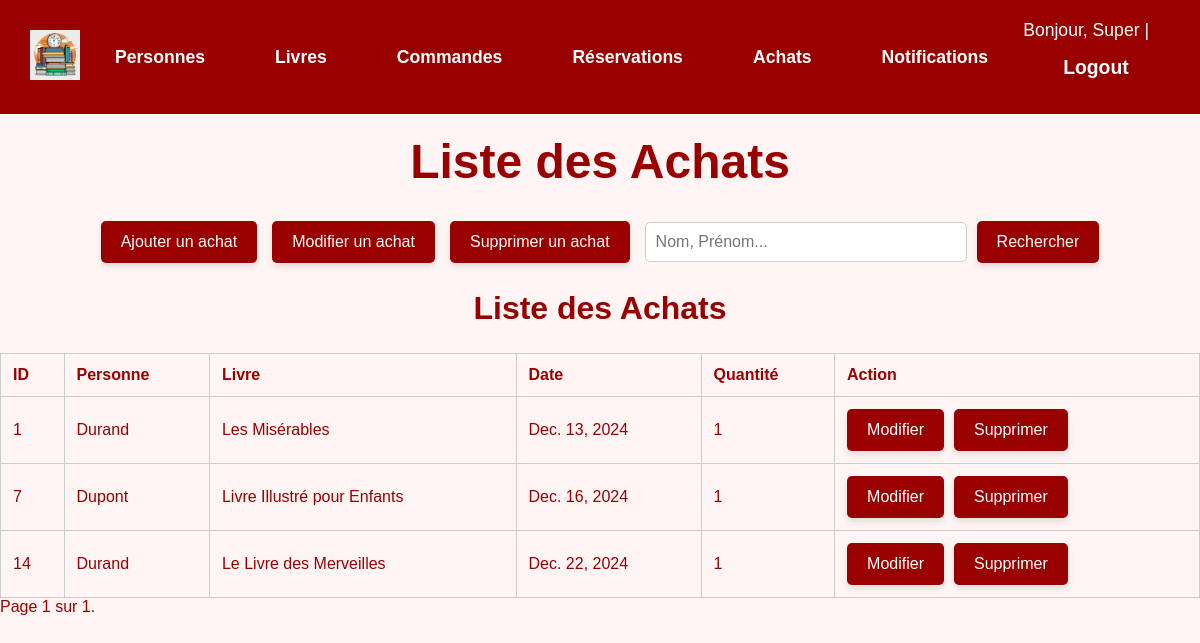
The page /achats/ (signed in) on the database as committed earlier.
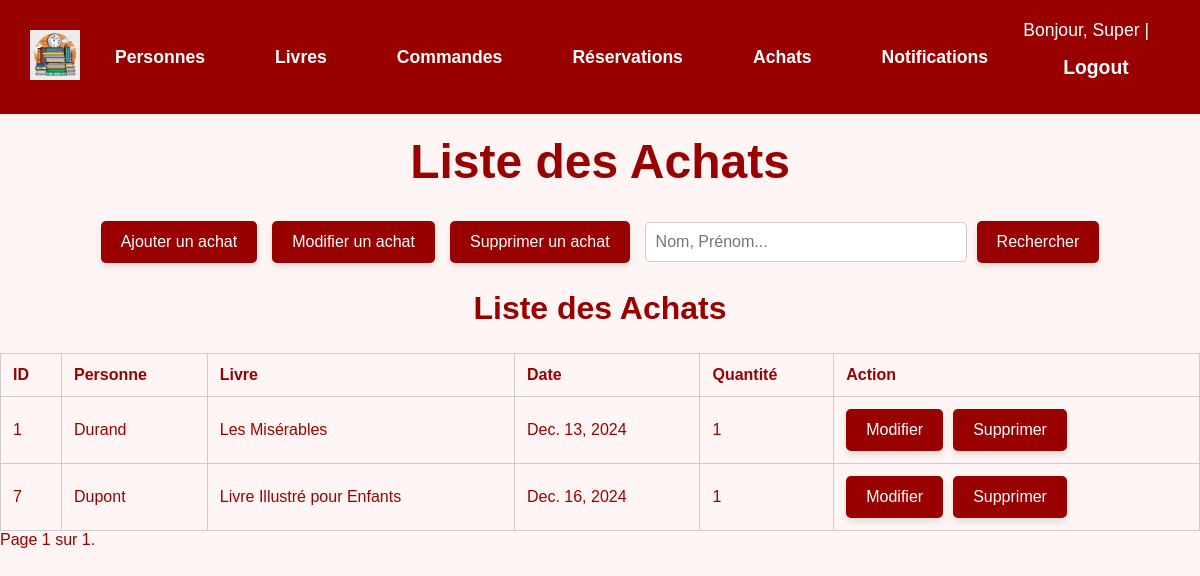
The same page on the database as committed later.
### gui/models.py (models this page shows, shortened)
class Achat(models.Model):
    personne = models.ForeignKey(Personne, on_delete=models.CASCADE)
    livre = models.ForeignKey(Livre, on_delete=models.CASCADE)
    date_achat = models.DateField(default=datetime.date.today)
    quantite = models.PositiveIntegerField()
    class Meta:
        db_table = 'Achat'

class Personne(AbstractBaseUser, PermissionsMixin):
    nom = models.CharField(max_length=100)
    prenom = models.CharField(max_length=100)
    date_naissance = models.DateField()
    telephone = models.CharField(max_length=15)
    email = models.EmailField(max_length=50, primary_key=True)
    date_creation = models.DateField(auto_now_add=True)
    solde = models.DecimalField(max_digits=10, decimal_places=2, default=0)
    adresse = models.ForeignKey('Adresse', on_delete=models.CASCADE)
    role = models.ForeignKey('Role', on_delete=models.CASCADE)
    is_active = models.BooleanField(default=True)
    is_staff = models.BooleanField(default=False)
    is_superuser = models.BooleanField(default=False)
    objects = PersonneManager()
    USERNAME_FIELD = 'email'
    REQUIRED_FIELDS = ['nom', 'prenom']
    class Meta:
        db_table = 'Personne'

class Livre(models.Model):
    isbn13 = models.CharField(max_length=13, primary_key=True)
    titre = models.CharField(max_length=255)
    type = models.CharField(max_length=50, blank=True, null=True)
    genre_litteraire = models.CharField(max_length=100,blank=True, null=True)
    sous_genre = models.CharField(max_length=100,blank=True, null=True)
    langue = models.CharField(max_length=50,blank=True, null=True)
    format = models.CharField(max_length=50,blank=True, null=True)
    nombre_pages = models.IntegerField(blank=True,null=True)
    dimensions = models.CharField(max_length=50,blank=True,null=True)
    date_parution = models.DateField(blank=True,null=True)
    localisation = models.CharField(max_length=100,blank=True,null=True)
    synopsis = models.TextField(blank=True,null=True)
    prix = models.DecimalField(max_digits=10, decimal_places=2, default=Decimal('0.00'))
    url_reference = models.URLField(blank=True, null=True)
    quantite_disponible = models.PositiveIntegerField()
    quantite_minimale = models.PositiveIntegerField(default=1)
    editeur = models.ForeignKey(Editeur, on_delete=models.CASCADE)
    contributeurs = models.ManyToManyField(Contributeur)
    class Meta:
        db_table = 'Livre'

### gui/views.py (the view)
# urls.py: path('achats/', AchatList.as_view(), name='achats_list'),
class AchatList(StaffRequiredMixin,ListView):
    model = Achat
    template_name = 'gui/lister_achats.html'
    context_object_name = 'achats'
    paginate_by = 10
    def get_queryset(self):
        sort_by = self.request.GET.get('sort_by', 'date_achat')
        order = self.request.GET.get('order', 'asc')
        sort_prefix = '' if order == 'asc' else '-'
        sorting_options = {
            'date': 'date_achat',
            'quantite': 'quantite',
        }
        queryset = super().get_queryset()
        if sort_by in sorting_options:
            queryset = queryset.order_by(f"{sort_prefix}{sorting_options[sort_by]}")
        return queryset

### gui/views.py (called while the page is built)
    def test_func(self):
        return self.request.user.is_staff

### templates/gui/lister_achats.html (shortened to what this page needs)
<!DOCTYPE html>
<html lang="fr">
<head>
</head>
<body>
    {% include 'gui/navbar.html' %}
    <h1 style="color: #990000; text-align: center; font-size: 3em; margin-top: 20px;">Liste des Achats</h1>
    <div class="action-bar">
        <a href="/achats/create/" class="button">Ajouter un achat</a>
        <a href="/achats/saisir_achat_ID/" class="button">Modifier un achat</a>
        <a href="{% url 'achats_delete' %}" class="button">Supprimer un achat</a>
        <form method="GET" action="{% url 'achats_research' %}" style="display: inline-flex; align-items: center; gap: 10px;">
            <input type="text" id="search" name="search" placeholder="Nom, Prénom..." value="{{ request.GET.search }}">
            <button type="submit" class="button">Rechercher</button>
        </form>
    </div>
    <h2 style="text-align: center; font-size: 2em; color: #990000;">Liste des Achats</h2>
    <table>
        <thead>
            <tr>
                <th><a href="?sort_by=id&order={% if request.GET.order == 'asc' %}desc{% else %}asc{% endif %}">ID</a></th>
                <th><a href="?sort_by=personne&order={% if request.GET.order == 'asc' %}desc{% else %}asc{% endif %}">Personne</a></th>
                <th><a href="?sort_by=livre&order={% if request.GET.order == 'asc' %}desc{% else %}asc{% endif %}">Livre</a></th>
                <th><a href="?sort_by=date_achat&order={% if request.GET.order == 'asc' %}desc{% else %}asc{% endif %}">Date</a></th>
                <th><a href="?sort_by=quantite&order={% if request.GET.order == 'asc' %}desc{% else %}asc{% endif %}">Quantité</a></th>
                <th>Action</th>
            </tr>
        </thead>
        <tbody>
            {% for achat in object_list %}
            <tr>
                <td>{{ achat.id }}</td>
                <td>{{ achat.personne.nom }}</td>
                <td>{{ achat.livre.titre }}</td>
                <td>{{ achat.date_achat }}</td>
                <td>{{ achat.quantite }}</td>
                <td>
                    <div class="action-buttons">
                        <a href="{% url 'achats_update' achat.id %}" class="btn-warning">Modifier</a>
                        <a href="{% url 'achats_with_ID_delete' pk=achat.id %}" class="button">Supprimer</a>
                    </div>
                </td>
            </tr>
            {% empty %}
            <tr class="empty-message">
                <td colspan="6">Aucun achat en cours.</td>
            </tr>
            {% endfor %}
        </tbody>
    </table>
    <div class="pagination">
        <span class="step-links">
            <span class="current">
                Page {{ page_obj.number }} sur {{ page_obj.paginator.num_pages }}.
            </span>
        </span>
    </div>
</body>
</html>

Rows that differ between the two databases and show on the page:
removed Achat: id "14", personne.nom "Durand", livre.titre "Le Livre des Merveilles", date_achat "Dec. 22, 2024", quantite "1"
